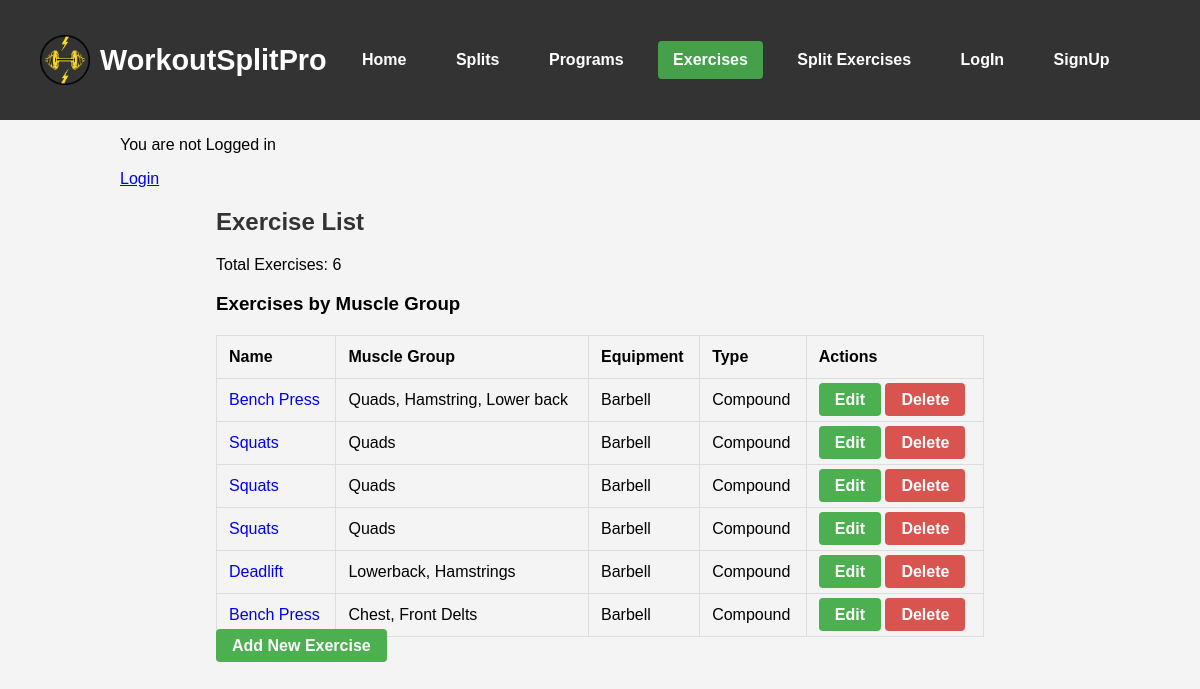
The page /exercises/ on the database its author committed.
### app/models.py (models this page shows, shortened)
class Exercise(models.Model):
    exercise_name = models.CharField(max_length=100)
    muscle_group = models.CharField(max_length=50)
    equipment_needed = models.CharField(max_length=50)
    exercise_type = models.CharField(max_length=50)

### app/views.py (the view)
# urls.py: path('exercises/', exercise_list, name='exercise_list'),
def exercise_list(request):
    exercises = Exercise.objects.order_by('-muscle_group')  # Order exercises by muscle group
    exercise_count = exercises.count()  # Count total exercises
    grouped_exercises = Exercise.objects.values('muscle_group').annotate(total=Count('id'))  # Group by muscle group
    context = {
        'exercises': exercises,
        'exercise_count': exercise_count,
        'grouped_exercises': grouped_exercises,
    }
    return render(request, 'app/exercise_list.html', context)

### app/templates/app/exercise_list.html (shortened to what this page needs)
{% extends 'app/base.html' %}
{% load static %}
{% block content %}
<div class="container">
    <h2>Exercise List</h2>
    <p>Total Exercises: {{ exercise_count }}</p>
    <h3>Exercises by Muscle Group</h3>
    <table class="table">
        <thead>
            <tr>
                <th>Name</th>
                <th>Muscle Group</th>
                <th>Equipment</th>
                <th>Type</th>
                <th>Actions</th>
            </tr>
        </thead>
        <tbody>
            {% for exercise in exercises %}
            <tr>
                <td><a href="{% url 'exercise_detail' exercise.id %}">{{ exercise.exercise_name }}</a></td>
                <td>{{ exercise.muscle_group }}</td>
                <td>{{ exercise.equipment_needed }}</td>
                <td>{{ exercise.exercise_type }}</td>
                <td>
                    <a href="{% url 'exercise_update' exercise.id %}" class="btn btn-edit">Edit</a>
                    <a href="{% url 'exercise_delete' exercise.id %}" class="btn btn-danger">Delete</a>
                </td>
            </tr>
            {% endfor %}
        </tbody>
    </table>
    <a href="{% url 'exercise_create' %}" class="btn btn-add">Add New Exercise</a>
</div>
{% endblock %}

### app/templates/app/base.html (shortened to what this page needs)
{% load static %}
<!DOCTYPE html>
<html lang="en">
<head>
    <link rel="stylesheet" href="{% static 'css/navbar.css' %}">
    <link rel="stylesheet" href="{% static 'css/base.css' %}">
    <link rel="stylesheet" href="{% static 'css/form.css' %}">
    <link rel="stylesheet" href="{% static 'css/login.css' %}">
</head>
<body>
    {% include 'app/navbar.html' %}
    <div class="container">
    {% if user.is_authenticated %}
        <p>Welcome, {{ user.username }}</p>
        <form method = "post" action="{% url 'logout' %}">
            {% csrf_token %}
            <button type="submit">Logout</button>
        {% else %}
        <p>You are not Logged in</p>
        <a href="{% url 'login' %}">Login</a>
        {% endif %}
    {% block content %}
    {% endblock content %}
</body>
</html>

### app/templates/app/navbar.html
{% load static %}
<header>
    <nav>
        <div class="logo-container">
            <a href="{% url 'home' %}" class="navbar-link">
                <img class="navbar-logo" src="{% static 'images/logo.png' %}" alt="Gym Tracker Logo">
                <span class="navbar-brand">WorkoutSplitPro</span>
            </a>
        </div>
        <ul>
         <li><a href="{% url 'home' %}" class="{% if request.path == '/' %}active{% endif %}">Home</a></li>
            <li><a href="{% url 'split_list' %}" class="{% if request.path == '/splits/' %}active{% endif %}">Splits</a></li>
            <li><a href="{% url 'program_list' %}" class="{% if request.path == '/programs/' %}active{% endif %}">Programs</a></li>
            <li><a href="{% url 'exercise_list' %}" class="{% if request.path == '/exercises/' %}active{% endif %}">Exercises</a></li>
            <li><a href="{% url 'split_exercise_list' %}" class="{% if request.path == '/split-exercises/' %}active{% endif %}">Split Exercises</a></li>
            <li><a href="{% url 'login' %}" class="{% if request.path == '/login/' %}active{% endif %}">LogIn</a></li>
            <li><a href="{% url 'signup' %}" class="{% if request.path == '/signup/' %}active{% endif %}">SignUp</a></li>
        </ul>
    </nav>
</header>

### static/css/navbar.css (style rules this page uses)
body { margin: 0; padding: 0; padding-top: 80px; }
nav { display: flex; align-items: center; justify-content: space-between; background-color: #333; padding: 15px 20px; border-radius: 4px; }
.logo-container { display: flex; align-items: center; }
.navbar-link { text-decoration: none; display: flex; align-items: center; }
.navbar-logo { max-width: 50px; height: auto; margin-right: 10px; }
.navbar-brand { font-size: 1.8em; color: #fff; font-weight: bold; }
nav ul { list-style-type: none; padding: 0; margin: 0; text-align: center; flex: 1; }
nav ul li { display: inline-block; margin-right: 20px; }
nav ul li a { text-decoration: none; color: white; font-size: 16px; font-weight: bold; padding: 10px 15px; border-radius: 4px; display: inline-block; transition: background-color 0.3s ease, color 0.3s ease; }
nav ul li a.active { background-color: #45a049; }

### static/css/form.css (style rules this page uses)
body { font-family: Arial, sans-serif; background-color: #f4f4f4; margin: 0; padding: 0; }
.container { width: 80%; margin: 0 auto; }
header { background-color: #333; color: white; padding: 20px; text-align: center; }
nav ul { list-style-type: none; padding: 0; }
nav ul li { display: inline; margin-right: 15px; }
nav ul li a { color: white; text-decoration: none; font-weight: bold; }
h2 { color: #333; font-size: 24px; }
table { width: 100%; border-collapse: collapse; margin-top: 20px; }
table, th, td { border: 1px solid #ddd; }
th, td { padding: 12px; text-align: left; }
th { background-color: #f4f4f4; }
td a { text-decoration: none; }
.btn { text-decoration: none; padding: 8px 16px; color: white; background-color: #4CAF50; border-radius: 4px; font-weight: bold; text-align: center; }
.btn-danger { background-color: #d9534f; }

### static/css/login.css (style rules this page uses)
body { font-family: Arial, sans-serif; background-color: #f4f4f4; margin: 0; padding: 0; }
.container { width: 80%; margin: 0 auto; }
header { background-color: #333; color: white; padding: 20px; text-align: center; }
nav ul { list-style-type: none; padding: 0; }
nav ul li { display: inline; margin-right: 15px; }
nav ul li a { color: white; text-decoration: none; font-weight: bold; }
h2 { color: #333; font-size: 24px; }
table { width: 100%; border-collapse: collapse; margin-top: 20px; }
table, th, td { border: 1px solid #ddd; }
th, td { padding: 12px; text-align: left; }
th { background-color: #f4f4f4; }
td a { text-decoration: none; }
.btn { text-decoration: none; padding: 8px 16px; color: white; background-color: #4CAF50; border-radius: 4px; font-weight: bold; text-align: center; }
.btn-danger { background-color: #d9534f; }

### rows shown on the page
Exercise: exercise_name "Bench Press", muscle_group "Quads, Hamstring, Lower back", equipment_needed "Barbell", exercise_type "Compound"
Exercise: exercise_name "Squats", muscle_group "Quads", equipment_needed "Barbell", exercise_type "Compound"
Exercise: exercise_name "Squats", muscle_group "Quads", equipment_needed "Barbell", exercise_type "Compound"
Exercise: exercise_name "Squats", muscle_group "Quads", equipment_needed "Barbell", exercise_type "Compound"
Exercise: exercise_name "Deadlift", muscle_group "Lowerback, Hamstrings", equipment_needed "Barbell", exercise_type "Compound"
Exercise: exercise_name "Bench Press", muscle_group "Chest, Front Delts", equipment_needed "Barbell", exercise_type "Compound"

### other values the page prints
{{ exercise_count }} "6"
